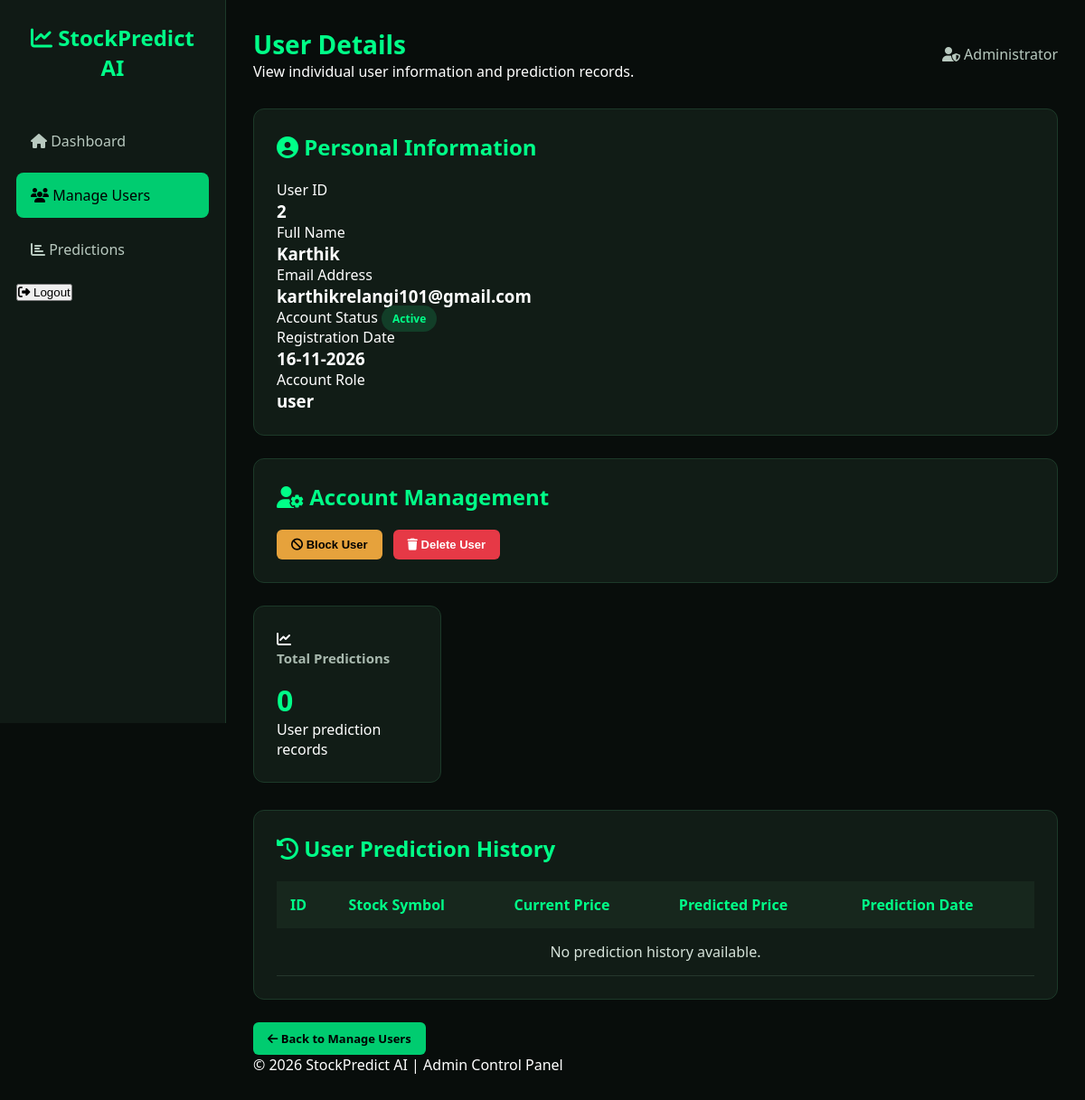
The page /admin/users/2 (signed in) on the database its author committed.
### app.py (models this page shows)
class User(UserMixin, db.Model):
    __tablename__ = "users"
    id = db.Column(
        db.Integer,
        primary_key=True
    )
    name = db.Column(
        db.String(100),
        nullable=False
    )
    email = db.Column(
        db.String(150),
        unique=True,
        nullable=False,
        index=True
    )
    password_hash = db.Column(
        db.String(255),
        nullable=False
    )
    role = db.Column(
        db.String(20),
        default="user",
        nullable=False
    )
    is_blocked = db.Column(
        db.Boolean,
        default=False,
        nullable=False
    )
    created_at = db.Column(
        db.DateTime,
        default=lambda: datetime.now(timezone.utc),
        nullable=False
    )

### app.py (the view, shortened to what this page needs)
@app.route("/admin/users/<int:user_id>")
@admin_required
def user_details(user_id):
    user = db.session.get(
        User,
        user_id
    )
    predictions = db.session.scalars(
        db.select(Prediction)
        .where(
            Prediction.user_id == user.id
        )
        .order_by(
            Prediction.prediction_date.desc()
        )
    ).all()
    return render_template(
        "user_details.html",
        user=user,
        predictions=predictions
    )

### app.py (called while the page is built, shortened)
@login_manager.user_loader
def load_user(user_id):
    try:
        return db.session.get(
            User,
            int(user_id)
        )
    except (ValueError, TypeError):
        return None

def admin_required(func):
    @wraps(func)
    @login_required
    def decorated_function(*args, **kwargs):
        if current_user.role != "admin":
            flash(
                "Admin access required.",
                "error"
            )
            return redirect(url_for("dashboard"))
        return func(*args, **kwargs)
    return decorated_function

@app.before_request
def check_blocked_account():
    if (
        current_user.is_authenticated
        and current_user.is_blocked
    ):
        logout_user()
        flash(
            "Your account has been blocked.",
            "error"
        )
        return redirect(url_for("login"))

### templates/user_details.html (shortened to what this page needs)
<!DOCTYPE html>
<html lang="en">
<head>
    <link rel="stylesheet"
          href="{{ url_for('static', filename='css/admin.css') }}">
    <link rel="stylesheet"
          href="https://cdnjs.cloudflare.com/ajax/libs/font-awesome/6.5.0/css/all.min.css">
</head>
<body>
    <div class="sidebar">
        <h2>
            <i class="fas fa-chart-line"></i>
            StockPredict AI
        </h2>
        <a href="{{ url_for('admin_dashboard') }}">
            <i class="fas fa-home"></i>
            Dashboard
        </a>
        <a href="{{ url_for('manage_users') }}" class="active">
            <i class="fas fa-users"></i>
            Manage Users
        </a>
        <a href="{{ url_for('admin_prediction_history') }}">
            <i class="fas fa-chart-bar"></i>
            Predictions
        </a>
        <form action="{{ url_for('logout') }}" method="POST">
            <button type="submit" class="logout-btn">
                <i class="fas fa-sign-out-alt"></i>
                Logout
            </button>
        </form>
    </div>
    <div class="main-content">
        <div class="topbar">
            <div>
                <h1>User Details</h1>
                <p>
                    View individual user information and prediction records.
                </p>
            </div>
            <div class="admin-info">
                <i class="fas fa-user-shield"></i>
                Administrator
            </div>
        </div>
        <div class="content-box">
            <h2>
                <i class="fas fa-user-circle"></i>
                Personal Information
            </h2>
            <div class="user-details-grid">
                <div class="detail-item">
                    <label>User ID</label>
                    <h3>{{ user.id }}</h3>
                </div>
                <div class="detail-item">
                    <label>Full Name</label>
                    <h3>{{ user.name }}</h3>
                </div>
                <div class="detail-item">
                    <label>Email Address</label>
                    <h3>{{ user.email }}</h3>
                </div>
                <div class="detail-item">
                    <label>Account Status</label>
                    {% if user.is_blocked %}
                        <span class="status blocked">
                            Blocked
                        </span>
                    {% else %}
                        <span class="status active">
                            Active
                        </span>
                    {% endif %}
                </div>
                <div class="detail-item">
                    <label>Registration Date</label>
                    <h3>
                        {{ user.created_at.strftime('%d-%m-%Y') }}
                    </h3>
                </div>
                <div class="detail-item">
                    <label>Account Role</label>
                    <h3>{{ user.role }}</h3>
                </div>
            </div>
        </div>
        <div class="content-box">
            <h2>
                <i class="fas fa-user-cog"></i>
                Account Management
            </h2>
            <div style="display:flex; gap:12px; flex-wrap:wrap;">
                <form
                    action="{{ url_for('toggle_user', user_id=user.id) }}"
                    method="POST"
                    onsubmit="return confirm('Change this account status?');"
                >
                    {% if user.is_blocked %}
                        <button type="submit" class="btn btn-primary">
                            <i class="fas fa-unlock"></i>
                            Unblock User
                        </button>
                    {% else %}
                        <button type="submit" class="btn btn-warning">
                            <i class="fas fa-ban"></i>
                            Block User
                        </button>
                    {% endif %}
                </form>
                <form
                    action="{{ url_for('delete_user', user_id=user.id) }}"
                    method="POST"
                    onsubmit="return confirm('Permanently delete this user?');"
                >
                    <button type="submit" class="btn btn-danger">
                        <i class="fas fa-trash"></i>
                        Delete User
                    </button>
                </form>
            </div>
        </div>
        <div class="stats-container">
            <div class="stat-card">
                <div class="stat-icon">
                    <i class="fas fa-chart-line"></i>
                </div>
                <h3>Total Predictions</h3>
                <h2>{{ predictions|length }}</h2>
                <p>User prediction records</p>
            </div>
        </div>
        <div class="content-box">
            <h2>
                <i class="fas fa-history"></i>
                User Prediction History
            </h2>
            <div class="table-container">
                <table>
                    <thead>
                        <tr>
                            <th>ID</th>
                            <th>Stock Symbol</th>
                            <th>Current Price</th>
                            <th>Predicted Price</th>
                            <th>Prediction Date</th>
                        </tr>
                    </thead>
                    <tbody>
                        {% for prediction in predictions %}
                        <tr>
                            <td>
                                {{ prediction.id }}
                            </td>
                            <td>
                                {{ prediction.symbol }}
                            </td>
                            <td>
                                {{ "%.2f"|format(prediction.current_price) }}
                            </td>
                            <td>
                                {{ "%.2f"|format(prediction.predicted_price) }}
                            </td>
                            <td>
                                {{ prediction.prediction_date.strftime('%d-%m-%Y %H:%M') }}
                            </td>
                        </tr>
                        {% else %}
                        <tr>
                            <td colspan="5" style="text-align:center;">
                                No prediction history available.
                            </td>
                        </tr>
                        {% endfor %}
                    </tbody>
                </table>
            </div>
        </div>
        <div style="margin-top:25px;">
            <a href="{{ url_for('manage_users') }}"
               class="btn btn-primary">
                <i class="fas fa-arrow-left"></i>
                Back to Manage Users
            </a>
        </div>
        <footer>
            <p>
                © 2026 StockPredict AI | Admin Control Panel
            </p>
        </footer>
    </div>
</body>
</html>

### static/css/admin.css (style rules this page uses)
* { margin: 0; padding: 0; box-sizing: border-box; }
body { font-family: 'Segoe UI', Arial, sans-serif; background: #080d0b; color: #ffffff; }
.sidebar { position: fixed; width: 250px; height: 100vh; background: #101a15; padding: 25px 18px; border-right: 1px solid #1c3929; }
.sidebar h2 { color: #00ff88; text-align: center; margin-bottom: 40px; font-size: 24px; }
.sidebar a { display: block; padding: 14px 16px; margin-bottom: 10px; color: #b8c9bf; text-decoration: none; border-radius: 8px; transition: 0.3s; }
.sidebar a:hover, .sidebar a.active { background: #00cc70; color: #000; }
.main-content { margin-left: 250px; padding: 30px; }
.topbar { display: flex; justify-content: space-between; align-items: center; margin-bottom: 30px; }
.topbar h1 { font-size: 28px; color: #00ff88; }
.admin-info { color: #b8c9bf; }
.stats-container { display: grid; grid-template-columns: repeat(4, 1fr); gap: 20px; margin-bottom: 30px; }
.stat-card { background: #111c16; padding: 25px; border-radius: 12px; border: 1px solid #1c3929; transition: 0.3s; }
.stat-card h3 { color: #a8b9ae; font-size: 15px; margin-bottom: 15px; }
.stat-card h2 { color: #00ff88; font-size: 32px; }
.content-box { background: #111c16; padding: 25px; border-radius: 12px; border: 1px solid #1c3929; margin-bottom: 25px; }
.content-box h2 { color: #00ff88; margin-bottom: 20px; }
.table-container { width: 100%; overflow-x: auto; }
table { width: 100%; border-collapse: collapse; min-width: 600px; }
table th { background: #17271d; color: #00ff88; padding: 15px; text-align: left; }
table td { padding: 15px; border-bottom: 1px solid #26372d; color: #d5e2d9; }
.btn { display: inline-block; padding: 9px 16px; border: none; border-radius: 6px; cursor: pointer; text-decoration: none; font-size: 13px; font-weight: 600; }
.btn-primary { background: #00cc70; color: #000; }
.btn-danger { background: #e63946; color: white; }
.btn-warning { background: #e6a23c; color: #000; }
.status { padding: 6px 12px; border-radius: 20px; font-size: 12px; font-weight: bold; }
.status.active { background: #123e28; color: #00ff88; }

### rows shown on the page
User: id "2", name "Karthik", email "karthikrelangi101@gmail.com", created_at "16-11-2026", role "user"

### other values the page prints
{{ predictions|length }} "0"
